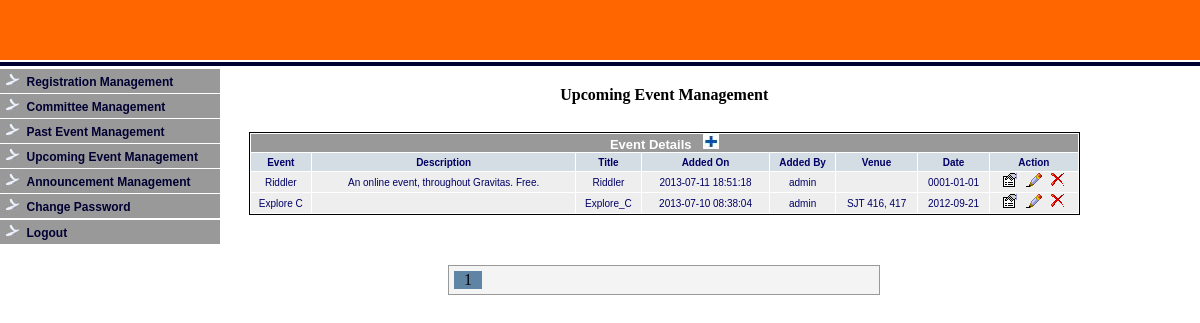
/admin/u_event_mgt.php, run on the app's committed database.
### tables this page shows
CREATE TABLE IF NOT EXISTS `events_upcoming` (
  `id` int(11) NOT NULL AUTO_INCREMENT,
  `name` varchar(200) NOT NULL,
  `date` date NOT NULL,
  `added_by` varchar(200) NOT NULL,
  `added_on` datetime NOT NULL,
  `desc` text NOT NULL,
  `venue` varchar(200) NOT NULL,
  `image` text NOT NULL,
  `link` text NOT NULL,
  `title` text NOT NULL,
  PRIMARY KEY (`id`)
);

### admin/u_event_mgt.php (the view, shortened to what this page needs)
<?php
include("../lib/connection.php");
$sql_event="SELECT * FROM `events_upcoming` ORDER BY `id` ASC";
$rs_event= $mysqli->query($sql_event);
$num_rows=$rs_event->num_rows;
if(!empty($_GET['p']))
{
	$p=$_GET['p'];
	$link_page=$p;
}
else
{
		$p=1;
}
		$list=10;
		$num=(integer)($num_rows/$list);
		if(($num_rows%$list)!=0)
		{
			$num=$num+1;
		}
		$not_found=$list*($p-1);
		$no_list=11;
		$no_mid=intval($no_list/2);
		$first=$p-$no_mid;
		if($first<=0)
		{
			$first=1;
		}
		$last=$first+$no_list-1;
		if($last>$num)
		{
			$last=$num;
			$first=$last-$no_list+1;
			if($first<=0)
			{
				$first=1;
			}
		}
$sql_event.="  LIMIT $not_found,$list";
$resnew =$mysqli->query($sql_event);
if(!empty($_REQUEST['msg']))
{
	$msg = $_REQUEST['msg'];
}
else
{
	$msg = "";
}
?>
<html>
<head>
<link href="../styles/admin_style.css" rel="stylesheet" type="text/css">
</head>
<body style="margin:0px; padding:0px;">
<?php include("header.php");    ?>
<table align="left" border="0" cellpadding="0" cellspacing="0" width="90%"  >
		<tr>
		<td align="left" valign="top" width="20%">
					<?php include("left.php");    ?>
		</td>
		<td align="center" valign="top" width="68%">
					<table align="center" border="0" cellpadding="0" cellspacing="0" width="100%">
							<tr height="20"><td colspan="2"></td></tr>
							<tr>
							<td colspan="4" class="black" align="center"><b>Upcoming Event Management</b></td>
							</tr>
							<tr height="10"><td colspan="2"></td></tr>
							<tr>
							<td align="center" width="15%">&nbsp;</td>
							<td colspan="2" class="mysty4" align="center" width="70%" style="color:#FF0000;">&nbsp;<?php echo $msg; ?></td>
							<td align="center" width="15%">&nbsp;</td>
							</tr>
					</table>
					<table class="tab_sty1" align="center" border="0" cellpadding="0" cellspacing="1" width="100%">
								<tr class="list" height="18">
								<td colspan="8" class="mysty2" align="center" bgcolor="#999999"><font color="#FFFFFF" size="2"><b>Event Details</b></font>&nbsp;&nbsp;&nbsp;&nbsp;<a href="add_event_u.php"><img src="../images/add.jpg" alt="" border="0" height="15" width="16"></a></td>
								</tr>
								<tr bgcolor="#D4DCE4" height="18">
                                <td class="mysty1" align="center" ><b>Event</b></td>
                                <td class="mysty1" align="center" ><b>Description</b></td>
                                <td class="mysty1" align="center" ><b>Title</b></td>
                                <td class="mysty1" align="center" ><b>Added On</b></td>
                                <td class="mysty1" align="center" ><b>Added By</b></td>
                                <td class="mysty1" align="center" ><b>Venue</b></td>
                                <td class="mysty1" align="center" ><b>Date</b></td>
                                <td class="mysty1"  align="center"><b>Action</b></td>
								</tr>
<?php
while($row_event= $resnew->fetch_assoc())
{
?>
<tr bgcolor="#eeeeee">
<td class="mysty1" align="center"><?php echo $row_event['name']; ?></td>
<td class="mysty1" align="center"><?php echo $row_event['desc']; ?></td>
<td class="mysty1" align="center"><?php echo $row_event['title']; ?></td>
<td class="mysty1" align="center"><?php echo $row_event['added_on']; ?></td>
<td class="mysty1" align="center"><?php echo $row_event['added_by']; ?></td>
<td class="mysty1" align="center"><?php echo $row_event['venue']; ?></td>
<td class="mysty1" align="center"><?php echo $row_event['date']; ?></td>
<td align="center" ><a href="u_event_view.php?id=<?php echo $row_event['id']; ?>" class="A3"  ><img src="../images/details.png" border="0"></a>&nbsp;&nbsp;<a href="u_event_edit.php?id=<?php echo $row_event['id']; ?>" class="A3"  ><img src="../images/edit.png" border="0"></a>&nbsp;&nbsp;<a href="u_event_delete.php?id=<?php echo $row_event['id']; ?>" class="A3" onClick="return(confirm('Do you really want to Delete?'))"  ><img src="../images/delete.png" border="0"></a></td>
</tr>
<?php
}
?>
								</table>
<p>&nbsp;</p>
<table align="center" border="0" cellpadding="0" cellspacing="0" width="52%">
               <tr>
                 <td class="paging">
				 <ul>
		<li style="width:300px">
			<ul>
						<?php
						for($i=$first;$i<=$last;$i++)
						{
							if($i==$p)
							{
							?>
								<li class="current"><a href="u_event_mgt.php?p=<?php echo $i; ?>')" class="current"><?php print $i; ?></a></li>
							<?php
							}
							?>
							<?php
						}
						?>
			</ul>
		</li>
				 </ul>
				 </td>
               </tr>
</table>
    	</td>
		</tr>
</table>
<p><img src="../images/white_px.jpg" border="0" height="10"></p>
</body>
</html>

### styles/admin_style.css (style rules this page uses)
.mysty1 { font-family:Verdana, Arial, Helvetica, sans-serif; font-size:10px; color:#006; }
.mysty2 { font-family:Verdana, Arial, Helvetica, sans-serif; font-size:10px; color:#FFFFFF; }
.mysty4 { font-family:Verdana, Arial, Helvetica, sans-serif; font-size:12px; font-weight:bold; color:#000000; }
.tab_sty1 { border-left:1px solid #000000; border-right:1px solid #000000; border-top:1px solid #000000; border-bottom:1px solid #000000; }
.paging { background:#f4f4f4; border:#999999 1px solid; height:30px }
.paging ul { margin:0; padding:0; list-style:none; float:left; }
.paging ul li { margin:0; padding:0 5px 0 5px;; list-style:none; float:left; }
.paging ul li a { margin:0; padding:0 5px 0 5px;; list-style:none; float:left; }
.current { margin:0; padding:0 5px 0 5px;; list-style:none; float:left; background-color:#5f84a4; text-decoration:none; }
a.current { margin:0; padding:0 5px 0 5px;; list-style:none; float:left; background-color:#5f84a4; text-decoration:none; color:#000000; }

### data on the page
events_upcoming: name "Riddler", desc "An online event, throughout Gravitas. Free.", title "Riddler", added_on "2013-07-11 18:51:18", added_by "admin", date "0001-01-01"
events_upcoming: name "Explore C", title "Explore_C", added_on "2013-07-10 08:38:04", added_by "admin", venue "SJT 416, 417", date "2012-09-21"
